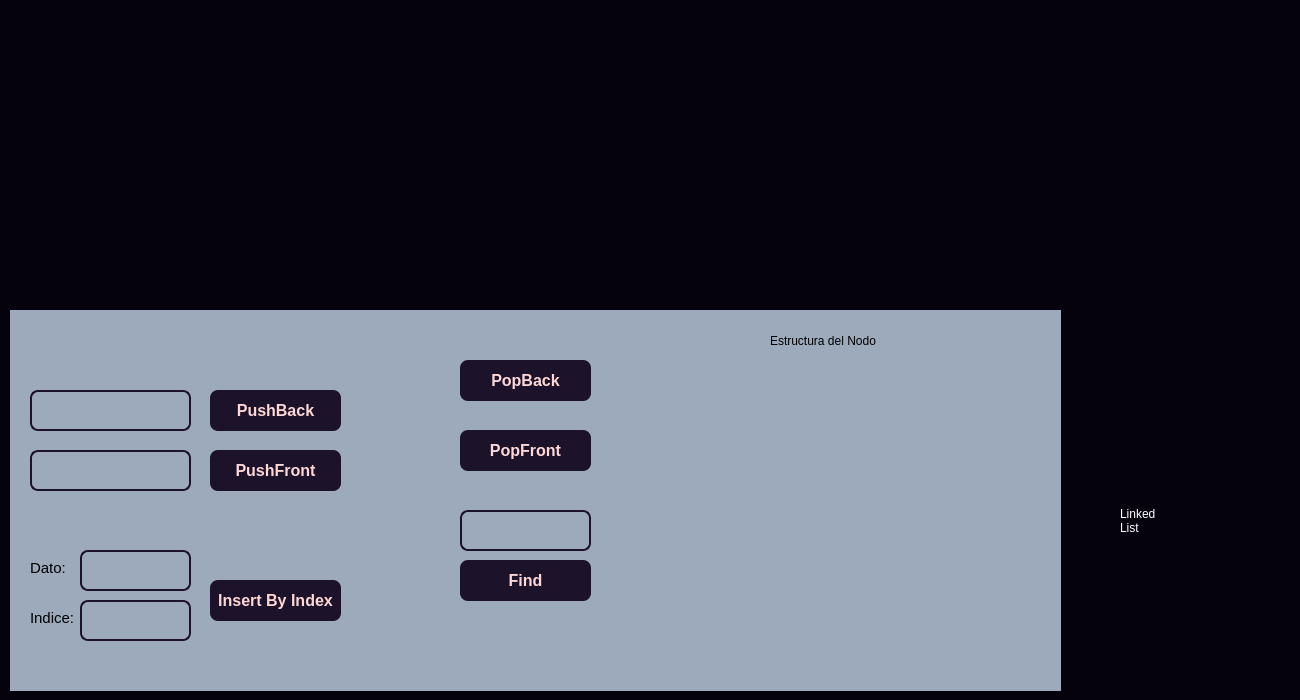
<?xml version="1.0" encoding="UTF-8"?>
<ui version="4.0">
 <class>listform</class>
 <widget class="QDialog" name="listform">
  <property name="geometry">
   <rect>
    <x>0</x>
    <y>0</y>
    <width>1300</width>
    <height>700</height>
   </rect>
  </property>
  <property name="windowTitle">
   <string>Dialog</string>
  </property>
  <property name="styleSheet">
   <string notr="true">background: rgb(5,2,13);</string>
  </property>
  <widget class="QScrollArea" name="scrollArea">
   <property name="geometry">
    <rect>
     <x>10</x>
     <y>10</y>
     <width>1281</width>
     <height>281</height>
    </rect>
   </property>
   <property name="widgetResizable">
    <bool>true</bool>
   </property>
   <widget class="QWidget" name="scrollAreaWidgetContents">
    <property name="geometry">
     <rect>
      <x>0</x>
      <y>0</y>
      <width>1279</width>
      <height>279</height>
     </rect>
    </property>
    <layout class="QGridLayout" name="gridLayout">
     <item row="0" column="0">
      <widget class="QLabel" name="labelGrafico">
       <property name="text">
        <string/>
       </property>
      </widget>
     </item>
    </layout>
   </widget>
  </widget>
  <widget class="QWidget" name="widget" native="true">
   <property name="geometry">
    <rect>
     <x>10</x>
     <y>310</y>
     <width>1051</width>
     <height>381</height>
    </rect>
   </property>
   <property name="minimumSize">
    <size>
     <width>0</width>
     <height>0</height>
    </size>
   </property>
   <property name="styleSheet">
    <string notr="true">background: #9DAABC;</string>
   </property>
   <widget class="QPushButton" name="btnPushBack">
    <property name="geometry">
     <rect>
      <x>200</x>
      <y>80</y>
      <width>131</width>
      <height>41</height>
     </rect>
    </property>
    <property name="styleSheet">
     <string notr="true">QPushButton {
	background-color: rgb(28,19,42);
    border-style: outset;
    border-width: 0px;
    border-radius: 8px;
    border-color: beige;
    font: bold 16px;
	color: rgb(254,215,215);
    padding: 6px;
}</string>
    </property>
    <property name="text">
     <string>PushBack</string>
    </property>
   </widget>
   <widget class="QPushButton" name="btnPopBack">
    <property name="geometry">
     <rect>
      <x>450</x>
      <y>50</y>
      <width>131</width>
      <height>41</height>
     </rect>
    </property>
    <property name="styleSheet">
     <string notr="true">QPushButton {
	background-color: rgb(28,19,42);
    border-style: outset;
    border-width: 0px;
    border-radius: 8px;
    border-color: beige;
    font: bold 16px;
	color: rgb(254,215,215);
    padding: 6px;
}</string>
    </property>
    <property name="text">
     <string>PopBack</string>
    </property>
   </widget>
   <widget class="QTextEdit" name="txtInputDatoPushBack">
    <property name="geometry">
     <rect>
      <x>20</x>
      <y>80</y>
      <width>161</width>
      <height>41</height>
     </rect>
    </property>
    <property name="styleSheet">
     <string notr="true">QTextEdit{
border:2px;
border-style:solid;
border-color:rgb(28,19,42);
border-radius: 8px;
}

QTextEdit:focus {
    background-color: #DDD;
}</string>
    </property>
   </widget>
   <widget class="QPushButton" name="btnPushFront">
    <property name="geometry">
     <rect>
      <x>200</x>
      <y>140</y>
      <width>131</width>
      <height>41</height>
     </rect>
    </property>
    <property name="styleSheet">
     <string notr="true">QPushButton {
	background-color: rgb(28,19,42);
    border-style: outset;
    border-width: 0px;
    border-radius: 8px;
    border-color: beige;
    font: bold 16px;
	color: rgb(254,215,215);
    padding: 6px;
}</string>
    </property>
    <property name="text">
     <string>PushFront</string>
    </property>
   </widget>
   <widget class="QTextEdit" name="txtInputDatoPushFront">
    <property name="geometry">
     <rect>
      <x>20</x>
      <y>140</y>
      <width>161</width>
      <height>41</height>
     </rect>
    </property>
    <property name="styleSheet">
     <string notr="true">QTextEdit{
border:2px;
border-style:solid;
border-color:rgb(28,19,42);
border-radius: 8px;
}

QTextEdit:focus {
    background-color: #DDD;
}</string>
    </property>
   </widget>
   <widget class="QPushButton" name="btnPopFront">
    <property name="geometry">
     <rect>
      <x>450</x>
      <y>120</y>
      <width>131</width>
      <height>41</height>
     </rect>
    </property>
    <property name="styleSheet">
     <string notr="true">QPushButton {
	background-color: rgb(28,19,42);
    border-style: outset;
    border-width: 0px;
    border-radius: 8px;
    border-color: beige;
    font: bold 16px;
	color: rgb(254,215,215);
    padding: 6px;
}</string>
    </property>
    <property name="text">
     <string>PopFront</string>
    </property>
   </widget>
   <widget class="QPushButton" name="btnInsert">
    <property name="geometry">
     <rect>
      <x>200</x>
      <y>270</y>
      <width>131</width>
      <height>41</height>
     </rect>
    </property>
    <property name="styleSheet">
     <string notr="true">QPushButton {
	background-color: rgb(28,19,42);
    border-style: outset;
    border-width: 0px;
    border-radius: 8px;
    border-color: beige;
    font: bold 16px;
	color: rgb(254,215,215);
    padding: 6px;
}</string>
    </property>
    <property name="text">
     <string>Insert By Index</string>
    </property>
   </widget>
   <widget class="QPushButton" name="btnFind">
    <property name="geometry">
     <rect>
      <x>450</x>
      <y>250</y>
      <width>131</width>
      <height>41</height>
     </rect>
    </property>
    <property name="styleSheet">
     <string notr="true">QPushButton {
	background-color: rgb(28,19,42);
    border-style: outset;
    border-width: 0px;
    border-radius: 8px;
    border-color: beige;
    font: bold 16px;
	color: rgb(254,215,215);
    padding: 6px;
}</string>
    </property>
    <property name="text">
     <string>Find</string>
    </property>
   </widget>
   <widget class="QTextEdit" name="txtInputDatoFind">
    <property name="geometry">
     <rect>
      <x>450</x>
      <y>200</y>
      <width>131</width>
      <height>41</height>
     </rect>
    </property>
    <property name="styleSheet">
     <string notr="true">QTextEdit{
border:2px;
border-style:solid;
border-color:rgb(28,19,42);
border-radius: 8px;
}

QTextEdit:focus {
    background-color: #DDD;
}</string>
    </property>
   </widget>
   <widget class="QTextEdit" name="txtInputDatoInsert">
    <property name="geometry">
     <rect>
      <x>70</x>
      <y>240</y>
      <width>111</width>
      <height>41</height>
     </rect>
    </property>
    <property name="styleSheet">
     <string notr="true">QTextEdit{
border:2px;
border-style:solid;
border-color:rgb(28,19,42);
border-radius: 8px;
}

QTextEdit:focus {
    background-color: #DDD;
}</string>
    </property>
   </widget>
   <widget class="QTextEdit" name="txtInputDatoIndice">
    <property name="geometry">
     <rect>
      <x>70</x>
      <y>290</y>
      <width>111</width>
      <height>41</height>
     </rect>
    </property>
    <property name="styleSheet">
     <string notr="true">QTextEdit{
border:2px;
border-style:solid;
border-color:rgb(28,19,42);
border-radius: 8px;
}

QTextEdit:focus {
    background-color: #DDD;
}</string>
    </property>
   </widget>
   <widget class="QLabel" name="labelCodeImg">
    <property name="geometry">
     <rect>
      <x>710</x>
      <y>60</y>
      <width>311</width>
      <height>311</height>
     </rect>
    </property>
    <property name="text">
     <string/>
    </property>
   </widget>
   <widget class="QLabel" name="label_2">
    <property name="geometry">
     <rect>
      <x>760</x>
      <y>10</y>
      <width>201</width>
      <height>41</height>
     </rect>
    </property>
    <property name="styleSheet">
     <string notr="true">background: transparent;
font: 14pt &quot;Cooper Black&quot;;
color: black;</string>
    </property>
    <property name="text">
     <string>Estructura del Nodo</string>
    </property>
    <property name="textFormat">
     <enum>Qt::AutoText</enum>
    </property>
   </widget>
   <widget class="QLabel" name="label_3">
    <property name="geometry">
     <rect>
      <x>20</x>
      <y>300</y>
      <width>49</width>
      <height>16</height>
     </rect>
    </property>
    <property name="styleSheet">
     <string notr="true">font: 11pt;</string>
    </property>
    <property name="text">
     <string>Indice:</string>
    </property>
   </widget>
   <widget class="QLabel" name="label_4">
    <property name="geometry">
     <rect>
      <x>20</x>
      <y>250</y>
      <width>49</width>
      <height>16</height>
     </rect>
    </property>
    <property name="styleSheet">
     <string notr="true">font: 11pt;</string>
    </property>
    <property name="text">
     <string>Dato:</string>
    </property>
   </widget>
  </widget>
  <widget class="QWidget" name="widget_2" native="true">
   <property name="geometry">
    <rect>
     <x>1080</x>
     <y>370</y>
     <width>200</width>
     <height>311</height>
    </rect>
   </property>
   <property name="minimumSize">
    <size>
     <width>180</width>
     <height>0</height>
    </size>
   </property>
   <property name="maximumSize">
    <size>
     <width>400</width>
     <height>16777215</height>
    </size>
   </property>
   <property name="styleSheet">
    <string notr="true">background: transparent;</string>
   </property>
   <widget class="QLabel" name="label">
    <property name="geometry">
     <rect>
      <x>40</x>
      <y>80</y>
      <width>181</width>
      <height>141</height>
     </rect>
    </property>
    <property name="styleSheet">
     <string notr="true">background: transparent;
font: 25pt &quot;Cooper Black&quot;;
color: white;</string>
    </property>
    <property name="text">
     <string>Linked
List</string>
    </property>
    <property name="textFormat">
     <enum>Qt::AutoText</enum>
    </property>
   </widget>
  </widget>
 </widget>
 <resources/>
 <connections/>
</ui>
